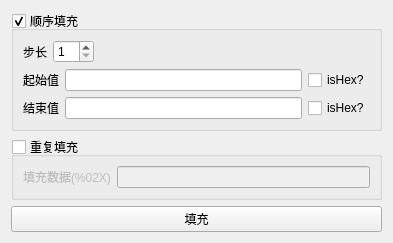
<?xml version="1.0" encoding="UTF-8"?>
<ui version="4.0">
 <class>FormFillItem</class>
 <widget class="QWidget" name="FormFillItem">
  <property name="geometry">
   <rect>
    <x>0</x>
    <y>0</y>
    <width>393</width>
    <height>229</height>
   </rect>
  </property>
  <property name="windowTitle">
   <string>批量填充</string>
  </property>
  <property name="windowIcon">
   <iconset resource="resources.qrc">
    <normaloff>:/pic/Sadaharu.png</normaloff>:/pic/Sadaharu.png</iconset>
  </property>
  <layout class="QVBoxLayout" name="verticalLayout_2">
   <item>
    <widget class="QGroupBox" name="groupBox_step">
     <property name="title">
      <string>顺序填充</string>
     </property>
     <property name="checkable">
      <bool>true</bool>
     </property>
     <layout class="QVBoxLayout" name="verticalLayout">
      <item>
       <layout class="QHBoxLayout" name="horizontalLayout_3">
        <item>
         <widget class="QLabel" name="label_4">
          <property name="text">
           <string>步长</string>
          </property>
         </widget>
        </item>
        <item>
         <widget class="QSpinBox" name="spin_step">
          <property name="minimum">
           <number>1</number>
          </property>
         </widget>
        </item>
        <item>
         <spacer name="horizontalSpacer">
          <property name="orientation">
           <enum>Qt::Horizontal</enum>
          </property>
          <property name="sizeHint" stdset="0">
           <size>
            <width>40</width>
            <height>20</height>
           </size>
          </property>
         </spacer>
        </item>
       </layout>
      </item>
      <item>
       <layout class="QHBoxLayout" name="horizontalLayout">
        <item>
         <widget class="QLabel" name="label_2">
          <property name="text">
           <string>起始值</string>
          </property>
         </widget>
        </item>
        <item>
         <widget class="QLineEdit" name="lineEdit_startValue"/>
        </item>
        <item>
         <widget class="QCheckBox" name="check_startValue">
          <property name="text">
           <string>isHex?</string>
          </property>
         </widget>
        </item>
       </layout>
      </item>
      <item>
       <layout class="QHBoxLayout" name="horizontalLayout_2">
        <item>
         <widget class="QLabel" name="label_3">
          <property name="text">
           <string>结束值</string>
          </property>
         </widget>
        </item>
        <item>
         <widget class="QLineEdit" name="lineEdit_endValue">
          <property name="text">
           <string/>
          </property>
         </widget>
        </item>
        <item>
         <widget class="QCheckBox" name="check_endValue">
          <property name="text">
           <string>isHex?</string>
          </property>
         </widget>
        </item>
       </layout>
      </item>
     </layout>
    </widget>
   </item>
   <item>
    <widget class="QGroupBox" name="groupBox_repeat">
     <property name="title">
      <string>重复填充</string>
     </property>
     <property name="checkable">
      <bool>true</bool>
     </property>
     <property name="checked">
      <bool>false</bool>
     </property>
     <layout class="QHBoxLayout" name="horizontalLayout_4">
      <item>
       <widget class="QLabel" name="label">
        <property name="text">
         <string>填充数据(%02X)</string>
        </property>
       </widget>
      </item>
      <item>
       <widget class="QLineEdit" name="lineEdit_repeat"/>
      </item>
     </layout>
    </widget>
   </item>
   <item>
    <widget class="QPushButton" name="button_fill">
     <property name="text">
      <string>填充</string>
     </property>
    </widget>
   </item>
  </layout>
 </widget>
 <resources>
  <include location="resources.qrc"/>
 </resources>
 <connections/>
</ui>
